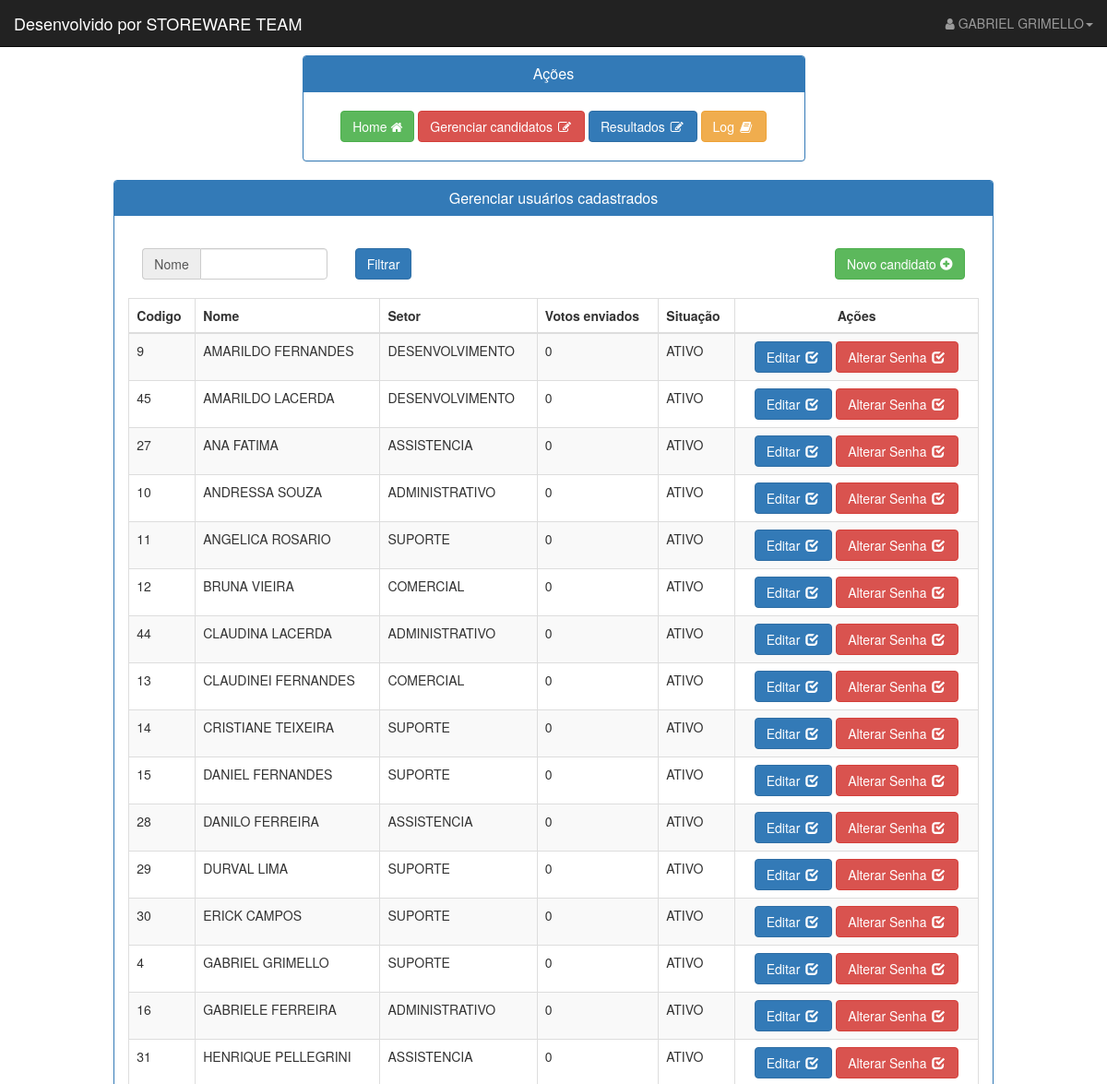
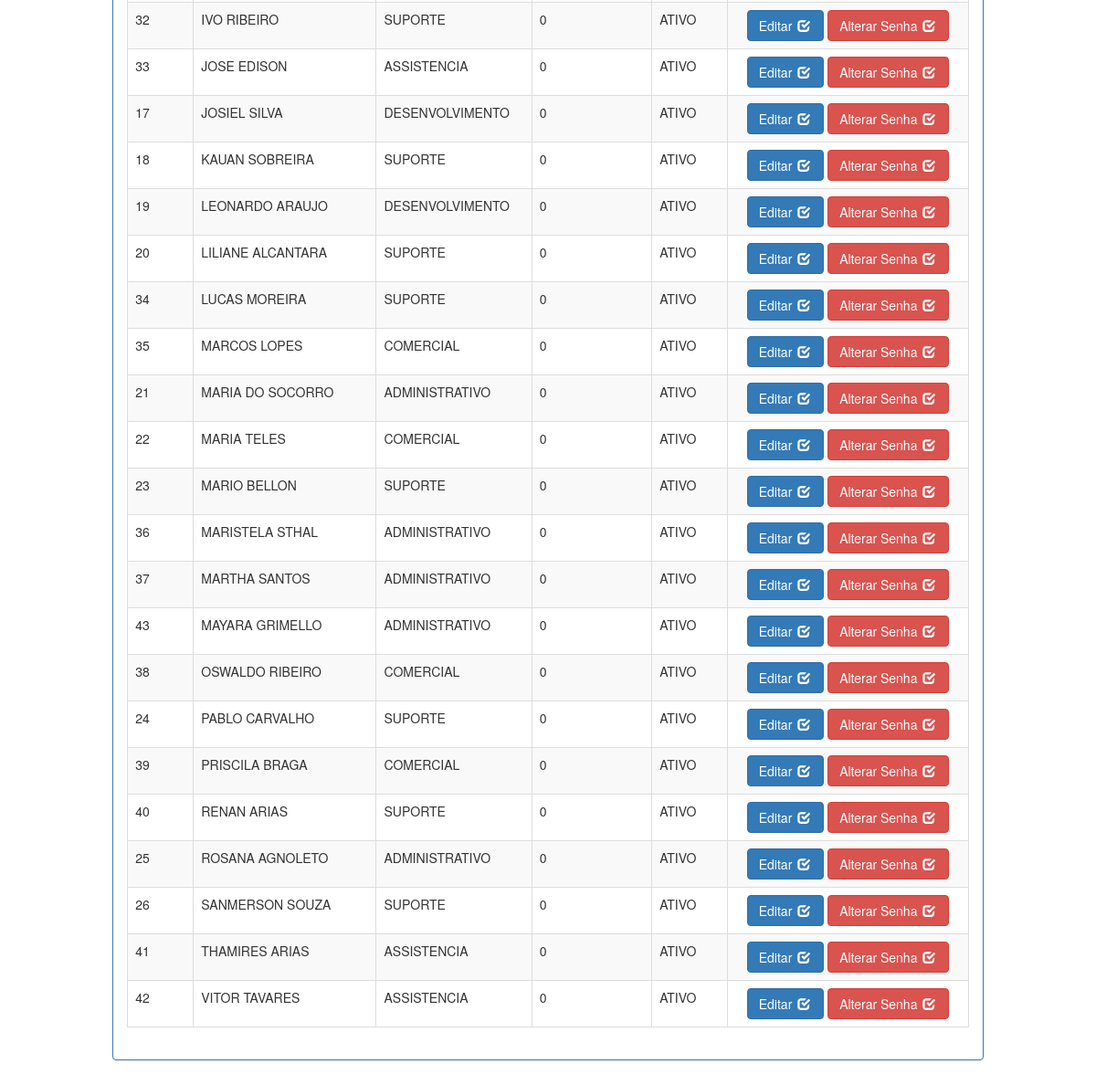
Screenshot of /ger_candidato.php (signed in) with the database file from the repository (2 pictures, top to bottom).
### tables this page shows
CREATE TABLE `tb_candidato` (
  `cod_cand` int(11) NOT NULL,
  `nome_cand` varchar(100) NOT NULL,
  `login_cand` varchar(50) NOT NULL,
  `senha_cand` varchar(100) NOT NULL,
  `email_cand` varchar(100) NOT NULL,
  `filial_cand` varchar(100) NOT NULL,
  `setor_cand` varchar(100) NOT NULL,
  `tipo_cand` varchar(100) NOT NULL,
  `votosenv_cand` tinyint(4) NOT NULL,
  `votoenvdest_cand` int(4) NOT NULL,
  `votoenvdestfut_cand` int(4) NOT NULL,
  `votorecdest_cand` int(4) NOT NULL,
  `votorecdestfut_cand` int(4) NOT NULL,
  `ativado_cand` tinyint(4) NOT NULL
);

### session.php (called while the page is built, shortened)
<?php
   $nome_usuario = $_SESSION['usuario'];
?>

### ger_candidato.php (the view, shortened to what this page needs)
<?php
   include 'session.php';
?>
<!DOCTYPE html>
<html lang="en">
<head>
    <link href="css/bootstrap.min.css" rel="stylesheet">
    <link href="css/sb-admin.css" rel="stylesheet">
    <link href="//maxcdn.bootstrapcdn.com/font-awesome/4.2.0/css/font-awesome.min.css" rel="stylesheet">
</head>
<body>
    <div >
        <nav class="navbar navbar-inverse navbar-fixed-top" role="navigation">
            <div class="navbar-header">
                <a class="navbar-brand" href="http://www.wbagestao.com.br" target="_blank">Desenvolvido por STOREWARE TEAM</a>
            </div>
            <?php
            include 'menu_superior.php';
            ?>
        </nav>
        <div id="page-wrapper">
            <div class="container-fluid">
                <div class="row">
                    <div class="col-lg-1">
                    </div>
                    <div class="col-lg-10">
                        <div class="panel panel-primary">
                            <div class="panel-heading">
                                <h2 class="panel-title text-center">Gerenciar usuários cadastrados</h2>
                            </div>
                            <div class="panel-body">
                                <div class="table-responsive">
                                 <br>
                        <div class="col-lg-3">
                            <div class="input-group">
                                <span class="input-group-addon">Nome</span>
                                <input type="text" name="nome" value="" class="form-control">
                             </div>
                        </div>
                        <div class="col-lg-3">
                            <div class="input-group">
                                <button class="btn btn-primary btn-block">Filtrar</button>
                             </div>
                        </div>
                        <div class="col-lg-6">
                            <div class="text-right">
                                <a title="Novo equipamento" href="cad_candidato.php" class="btn btn-success btn-small">Novo candidato  <i class="glyphicon glyphicon-plus-sign"></i></a>
                                <br><br>
                            </div>
                        </div>
                                    <table id="table-usuarios" class="table table-bordered table-striped table-hover">
                                        <thead>
                                            <tr>
                                                <th>Codigo</th>
                                                <th>Nome</th>
                                                <th>Setor</th>
                                                <th>Votos enviados</th>
                                                <th>Situação</th>
                                                <th class="text-center">Ações</th>
                                            </tr>
                                        </thead>
                                        <?php
                                            $sql = mysql_query("Select * From tb_candidato order by nome_cand");
                                            while($linha = mysql_fetch_array($sql))
                                            {
                                        ?>
                                        <tr>
                                        <td><?php echo strtoupper($linha['cod_cand']); ?> </td>
                                        <td><?php echo strtoupper($linha['nome_cand']); ?></td>
                                        <td><?php echo strtoupper($linha['setor_cand']); ?></td>
                                        <td><?php echo strtoupper($linha['votosenv_cand']); ?></td>
                                        <td><?php if($linha['ativado_cand']==1){echo "ATIVO";}
                                        else{echo "DESATIVADO";}?></td>
                                        <td class="text-center">
                                            <a title="editar" href="edit_candidato.php?id=<?php echo $linha['cod_cand']; ?>" class="btn btn-primary btn-small">Editar <i class="fa-fw glyphicon glyphicon-check"></i> </a>
                                            <a title="Alterar Senha" href="alt_senha_candidato.php?id=<?php echo $linha['cod_cand']; ?>" class="btn btn-danger btn-small">Alterar Senha <i class="fa-fw glyphicon glyphicon-check"></i> </a>
                                        </td>
                                        </tr>
                                        <?php
                                        }
                                        ?>
                                    </table>
                                </div>
                           </div>
                        </div>
                    </div>
                </div>
            </div>
        </div>
    </div>
</body>
</html>

### menu_superior.php (shortened to what this page needs)
<ul class="nav navbar-right top-nav">
                <li class="dropdown">
                    <a href="#" class="dropdown-toggle" data-toggle="dropdown"><i class="fa fa-user"></i> <?php echo strtoupper($nome_usuario); ?><b class="caret"></b></a>
                </li>
</ul>

### css/sb-admin.css (style rules this page uses)
body { margin-top: 100px; background-color: #222; }
@media (min-width:768px) { body { margin-top: 50px; } }
#page-wrapper { width: 100%; padding: 0; background-color: #fff; }
@media (min-width:768px) { #page-wrapper { padding: 10px; } }
.top-nav { padding: 0 15px; }
.top-nav>li { display: inline-block; float: left; }
.top-nav>li>a { padding-top: 15px; padding-bottom: 15px; line-height: 20px; color: #999; }

### rows the page displays
tb_candidato: cod_cand "9", nome_cand "AMARILDO FERNANDES", setor_cand "DESENVOLVIMENTO", votosenv_cand "0", ativado_cand "ATIVO"
tb_candidato: cod_cand "45", nome_cand "AMARILDO LACERDA", setor_cand "DESENVOLVIMENTO", votosenv_cand "0", ativado_cand "ATIVO"
tb_candidato: cod_cand "27", nome_cand "ANA FATIMA", setor_cand "ASSISTENCIA", votosenv_cand "0", ativado_cand "ATIVO"
tb_candidato: cod_cand "10", nome_cand "ANDRESSA SOUZA", setor_cand "ADMINISTRATIVO", votosenv_cand "0", ativado_cand "ATIVO"
tb_candidato: cod_cand "11", nome_cand "ANGELICA ROSARIO", setor_cand "SUPORTE", votosenv_cand "0", ativado_cand "ATIVO"
tb_candidato: cod_cand "12", nome_cand "BRUNA VIEIRA", setor_cand "COMERCIAL", votosenv_cand "0", ativado_cand "ATIVO"
tb_candidato: cod_cand "44", nome_cand "CLAUDINA LACERDA", setor_cand "ADMINISTRATIVO", votosenv_cand "0", ativado_cand "ATIVO"
tb_candidato: cod_cand "13", nome_cand "CLAUDINEI FERNANDES", setor_cand "COMERCIAL", votosenv_cand "0", ativado_cand "ATIVO"
tb_candidato: cod_cand "14", nome_cand "CRISTIANE TEIXEIRA", setor_cand "SUPORTE", votosenv_cand "0", ativado_cand "ATIVO"
tb_candidato: cod_cand "15", nome_cand "DANIEL FERNANDES", setor_cand "SUPORTE", votosenv_cand "0", ativado_cand "ATIVO"
tb_candidato: cod_cand "28", nome_cand "DANILO FERREIRA", setor_cand "ASSISTENCIA", votosenv_cand "0", ativado_cand "ATIVO"
tb_candidato: cod_cand "29", nome_cand "DURVAL LIMA", setor_cand "SUPORTE", votosenv_cand "0", ativado_cand "ATIVO"
tb_candidato: cod_cand "30", nome_cand "ERICK CAMPOS", setor_cand "SUPORTE", votosenv_cand "0", ativado_cand "ATIVO"
tb_candidato: cod_cand "4", nome_cand "GABRIEL GRIMELLO", setor_cand "SUPORTE", votosenv_cand "0", ativado_cand "ATIVO"
tb_candidato: cod_cand "16", nome_cand "GABRIELE FERREIRA", setor_cand "ADMINISTRATIVO", votosenv_cand "0", ativado_cand "ATIVO"
tb_candidato: cod_cand "31", nome_cand "HENRIQUE PELLEGRINI", setor_cand "ASSISTENCIA", votosenv_cand "0", ativado_cand "ATIVO"
tb_candidato: cod_cand "32", nome_cand "IVO RIBEIRO", setor_cand "SUPORTE", votosenv_cand "0", ativado_cand "ATIVO"
tb_candidato: cod_cand "33", nome_cand "JOSE EDISON", setor_cand "ASSISTENCIA", votosenv_cand "0", ativado_cand "ATIVO"
tb_candidato: cod_cand "17", nome_cand "JOSIEL SILVA", setor_cand "DESENVOLVIMENTO", votosenv_cand "0", ativado_cand "ATIVO"
tb_candidato: cod_cand "18", nome_cand "KAUAN SOBREIRA", setor_cand "SUPORTE", votosenv_cand "0", ativado_cand "ATIVO"
tb_candidato: cod_cand "19", nome_cand "LEONARDO ARAUJO", setor_cand "DESENVOLVIMENTO", votosenv_cand "0", ativado_cand "ATIVO"
tb_candidato: cod_cand "20", nome_cand "LILIANE ALCANTARA", setor_cand "SUPORTE", votosenv_cand "0", ativado_cand "ATIVO"
tb_candidato: cod_cand "34", nome_cand "LUCAS MOREIRA", setor_cand "SUPORTE", votosenv_cand "0", ativado_cand "ATIVO"
tb_candidato: cod_cand "35", nome_cand "MARCOS LOPES", setor_cand "COMERCIAL", votosenv_cand "0", ativado_cand "ATIVO"
tb_candidato: cod_cand "21", nome_cand "MARIA DO SOCORRO", setor_cand "ADMINISTRATIVO", votosenv_cand "0", ativado_cand "ATIVO"
tb_candidato: cod_cand "22", nome_cand "MARIA TELES", setor_cand "COMERCIAL", votosenv_cand "0", ativado_cand "ATIVO"
tb_candidato: cod_cand "23", nome_cand "MARIO BELLON", setor_cand "SUPORTE", votosenv_cand "0", ativado_cand "ATIVO"
tb_candidato: cod_cand "36", nome_cand "MARISTELA STHAL", setor_cand "ADMINISTRATIVO", votosenv_cand "0", ativado_cand "ATIVO"
tb_candidato: cod_cand "37", nome_cand "MARTHA SANTOS", setor_cand "ADMINISTRATIVO", votosenv_cand "0", ativado_cand "ATIVO"
tb_candidato: cod_cand "43", nome_cand "MAYARA GRIMELLO", setor_cand "ADMINISTRATIVO", votosenv_cand "0", ativado_cand "ATIVO"
tb_candidato: cod_cand "38", nome_cand "OSWALDO RIBEIRO", setor_cand "COMERCIAL", votosenv_cand "0", ativado_cand "ATIVO"
tb_candidato: cod_cand "24", nome_cand "PABLO CARVALHO", setor_cand "SUPORTE", votosenv_cand "0", ativado_cand "ATIVO"
tb_candidato: cod_cand "39", nome_cand "PRISCILA BRAGA", setor_cand "COMERCIAL", votosenv_cand "0", ativado_cand "ATIVO"
tb_candidato: cod_cand "40", nome_cand "RENAN ARIAS", setor_cand "SUPORTE", votosenv_cand "0", ativado_cand "ATIVO"
tb_candidato: cod_cand "25", nome_cand "ROSANA AGNOLETO", setor_cand "ADMINISTRATIVO", votosenv_cand "0", ativado_cand "ATIVO"
tb_candidato: cod_cand "26", nome_cand "SANMERSON SOUZA", setor_cand "SUPORTE", votosenv_cand "0", ativado_cand "ATIVO"
tb_candidato: cod_cand "41", nome_cand "THAMIRES ARIAS", setor_cand "ASSISTENCIA", votosenv_cand "0", ativado_cand "ATIVO"
tb_candidato: cod_cand "42", nome_cand "VITOR TAVARES", setor_cand "ASSISTENCIA", votosenv_cand "0", ativado_cand "ATIVO"

### other values shown
$nome_usuario "GABRIEL GRIMELLO"
